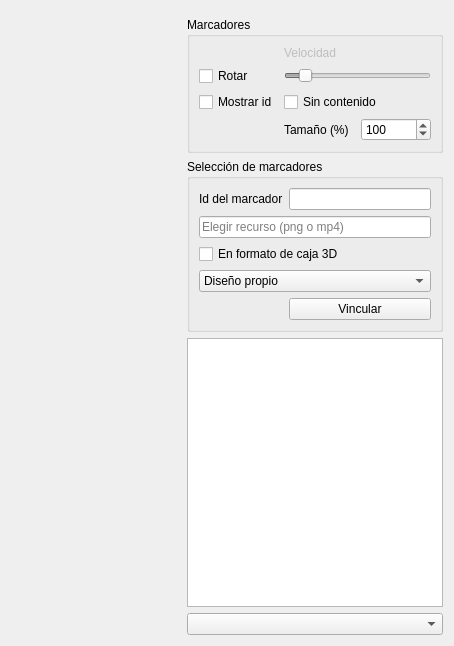
<?xml version="1.0" encoding="UTF-8"?>
<ui version="4.0">
 <class>Principal</class>
 <widget class="QWidget" name="Principal">
  <property name="geometry">
   <rect>
    <x>0</x>
    <y>0</y>
    <width>454</width>
    <height>646</height>
   </rect>
  </property>
  <property name="windowTitle">
   <string>Realidad Aumentada - UBP</string>
  </property>
  <layout class="QGridLayout" name="principalLayout">
   <item row="0" column="0" rowspan="5" colspan="2">
    <widget class="Scene" name="scene" native="true">
     <property name="focusPolicy">
      <enum>Qt::StrongFocus</enum>
     </property>
    </widget>
   </item>
   <item row="0" column="3" colspan="2">
    <widget class="Logo" name="appLogo" native="true"/>
   </item>
   <item row="1" column="3" colspan="2">
    <widget class="QGroupBox" name="markersGroup">
     <property name="title">
      <string>Marcadores</string>
     </property>
     <layout class="QGridLayout" name="markersGroupLayout">
      <item row="1" column="1">
       <widget class="QLabel" name="rotationVelocityLabel">
        <property name="enabled">
         <bool>false</bool>
        </property>
        <property name="text">
         <string>Velocidad</string>
        </property>
       </widget>
      </item>
      <item row="2" column="0">
       <widget class="QCheckBox" name="rotateCheckBox">
        <property name="focusPolicy">
         <enum>Qt::NoFocus</enum>
        </property>
        <property name="text">
         <string>Rotar</string>
        </property>
       </widget>
      </item>
      <item row="2" column="1" colspan="2">
       <widget class="QSlider" name="rotationVelocitySlider">
        <property name="enabled">
         <bool>false</bool>
        </property>
        <property name="focusPolicy">
         <enum>Qt::NoFocus</enum>
        </property>
        <property name="minimum">
         <number>1</number>
        </property>
        <property name="maximum">
         <number>40</number>
        </property>
        <property name="value">
         <number>5</number>
        </property>
        <property name="orientation">
         <enum>Qt::Horizontal</enum>
        </property>
       </widget>
      </item>
      <item row="3" column="0">
       <widget class="QCheckBox" name="cbMostrarId">
        <property name="focusPolicy">
         <enum>Qt::NoFocus</enum>
        </property>
        <property name="text">
         <string>Mostrar id</string>
        </property>
       </widget>
      </item>
      <item row="3" column="1" colspan="2">
       <widget class="QCheckBox" name="cbSinContenido">
        <property name="focusPolicy">
         <enum>Qt::NoFocus</enum>
        </property>
        <property name="text">
         <string>Sin contenido</string>
        </property>
       </widget>
      </item>
      <item row="4" column="2">
       <widget class="QSpinBox" name="sbTamano">
        <property name="focusPolicy">
         <enum>Qt::NoFocus</enum>
        </property>
        <property name="minimum">
         <number>50</number>
        </property>
        <property name="maximum">
         <number>500</number>
        </property>
        <property name="singleStep">
         <number>5</number>
        </property>
        <property name="value">
         <number>100</number>
        </property>
       </widget>
      </item>
      <item row="4" column="1">
       <widget class="QLabel" name="label_2">
        <property name="text">
         <string>Tamaño (%)</string>
        </property>
       </widget>
      </item>
     </layout>
    </widget>
   </item>
   <item row="2" column="3" colspan="2">
    <widget class="QGroupBox" name="groupBox">
     <property name="title">
      <string>Selección de marcadores</string>
     </property>
     <layout class="QGridLayout" name="gridLayout">
      <item row="2" column="0" colspan="2">
       <widget class="QCheckBox" name="cbFormatoCaja">
        <property name="focusPolicy">
         <enum>Qt::NoFocus</enum>
        </property>
        <property name="text">
         <string>En formato de caja 3D</string>
        </property>
       </widget>
      </item>
      <item row="4" column="1">
       <widget class="QPushButton" name="pbVincular">
        <property name="focusPolicy">
         <enum>Qt::NoFocus</enum>
        </property>
        <property name="text">
         <string>Vincular</string>
        </property>
       </widget>
      </item>
      <item row="0" column="0">
       <widget class="QLabel" name="label">
        <property name="text">
         <string>Id del marcador</string>
        </property>
       </widget>
      </item>
      <item row="0" column="1">
       <widget class="QLineEdit" name="leMarcadorId">
        <property name="focusPolicy">
         <enum>Qt::ClickFocus</enum>
        </property>
       </widget>
      </item>
      <item row="1" column="0" colspan="2">
       <widget class="MiQLineEdit" name="leRecurso">
        <property name="focusPolicy">
         <enum>Qt::NoFocus</enum>
        </property>
        <property name="placeholderText">
         <string>Elegir recurso (png o mp4)</string>
        </property>
       </widget>
      </item>
      <item row="3" column="0" colspan="2">
       <widget class="QComboBox" name="cbModelos">
        <property name="focusPolicy">
         <enum>Qt::NoFocus</enum>
        </property>
        <item>
         <property name="text">
          <string>Diseño propio</string>
         </property>
        </item>
        <item>
         <property name="text">
          <string>Casa</string>
         </property>
        </item>
        <item>
         <property name="text">
          <string>Hombre</string>
         </property>
        </item>
        <item>
         <property name="text">
          <string>Oil</string>
         </property>
        </item>
        <item>
         <property name="text">
          <string>Iphone</string>
         </property>
        </item>
       </widget>
      </item>
     </layout>
    </widget>
   </item>
   <item row="3" column="3" colspan="2">
    <widget class="QTextEdit" name="teMessages">
     <property name="focusPolicy">
      <enum>Qt::NoFocus</enum>
     </property>
    </widget>
   </item>
   <item row="4" column="3" colspan="2">
    <widget class="QComboBox" name="cbCamaras"/>
   </item>
  </layout>
 </widget>
 <customwidgets>
  <customwidget>
   <class>MiQLineEdit</class>
   <extends>QLineEdit</extends>
   <header>miqlineedit.h</header>
  </customwidget>
  <customwidget>
   <class>Logo</class>
   <extends>QWidget</extends>
   <header>logo.h</header>
   <container>1</container>
  </customwidget>
  <customwidget>
   <class>Scene</class>
   <extends>QWidget</extends>
   <header>scene.h</header>
   <container>1</container>
  </customwidget>
 </customwidgets>
 <resources/>
 <connections/>
</ui>
